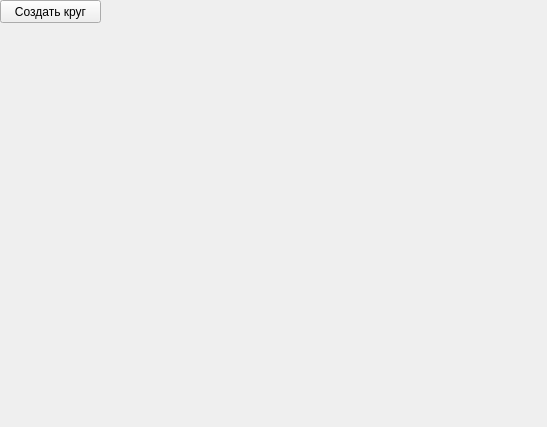
<?xml version="1.0" encoding="UTF-8"?>
<ui version="4.0">
 <class>Form</class>
 <widget class="QWidget" name="Form">
  <property name="geometry">
   <rect>
    <x>0</x>
    <y>0</y>
    <width>547</width>
    <height>427</height>
   </rect>
  </property>
  <property name="windowTitle">
   <string>Form</string>
  </property>
  <widget class="QPushButton" name="pushButton">
   <property name="geometry">
    <rect>
     <x>0</x>
     <y>0</y>
     <width>101</width>
     <height>23</height>
    </rect>
   </property>
   <property name="text">
    <string>Создать круг</string>
   </property>
  </widget>
 </widget>
 <resources/>
 <connections/>
</ui>
